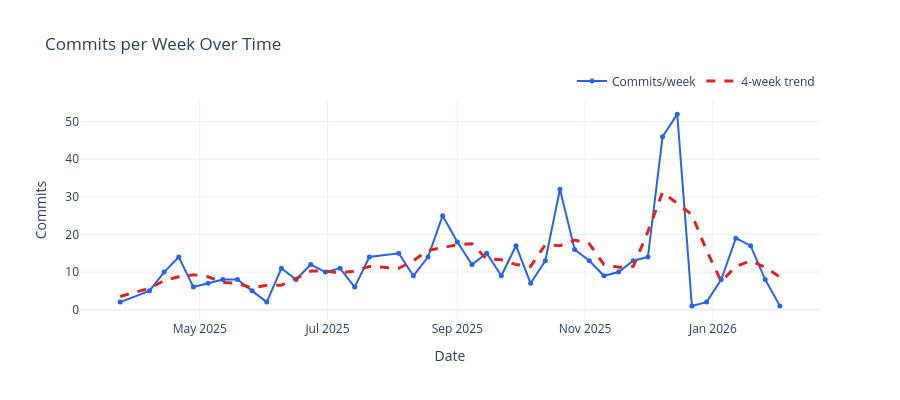

Source (notebook cell):
### Markdown cell above
---
## Section 6: Bottom-Up Analysis — Weekly Development Velocity

### Code cell
# Line chart: commits per week with trend line
fig = go.Figure()

fig.add_trace(go.Scatter(
    x=weekly['week_start'], y=weekly['commits'],
    mode='lines+markers',
    name='Commits/week',
    line=dict(color=COLORS['primary'], width=2),
    marker=dict(size=5),
))

# Trend line (rolling average)
weekly['commits_trend'] = weekly['commits'].rolling(4, center=True, min_periods=1).mean()
fig.add_trace(go.Scatter(
    x=weekly['week_start'], y=weekly['commits_trend'],
    mode='lines',
    name='4-week trend',
    line=dict(color=COLORS['danger'], width=3, dash='dash'),
))

fig.update_layout(
    title='Commits per Week Over Time',
    xaxis_title='Date', yaxis_title='Commits',
    height=400,
    legend=dict(orientation='h', yanchor='bottom', y=1.02, xanchor='right', x=1),
)
fig.show()

### Figure 1 — Plotly figure (JSON) as saved in the notebook; plotly's stock layout.template omitted (floating-point values rounded to 4 significant figures)
{"data": [{"line": {"color": "#2563EB", "width": 2}, "marker": {"size": 5}, "mode": "lines+markers", "name": "Commits/week", "type": "scatter", "x": ["2025-03-24T00:00:00", "2025-04-07T00:00:00", "2025-04-14T00:00:00", "2025-04-21T00:00:00", "2025-04-28T00:00:00", "2025-05-05T00:00:00", "2025-05-12T00:00:00", "2025-05-19T00:00:00", "2025-05-26T00:00:00", "2025-06-02T00:00:00", "2025-06-09T00:00:00", "2025-06-16T00:00:00", "2025-06-23T00:00:00", "2025-06-30T00:00:00", "2025-07-07T00:00:00", "2025-07-14T00:00:00", "2025-07-21T00:00:00", "2025-08-04T00:00:00", "2025-08-11T00:00:00", "2025-08-18T00:00:00", "2025-08-25T00:00:00", "2025-09-01T00:00:00", "2025-09-08T00:00:00", "2025-09-15T00:00:00", "2025-09-22T00:00:00", "2025-09-29T00:00:00", "2025-10-06T00:00:00", "2025-10-13T00:00:00", "2025-10-20T00:00:00", "2025-10-27T00:00:00", "2025-11-03T00:00:00", "2025-11-10T00:00:00", "2025-11-17T00:00:00", "2025-11-24T00:00:00", "2025-12-01T00:00:00", "2025-12-08T00:00:00", "2025-12-15T00:00:00", "2025-12-22T00:00:00", "2025-12-29T00:00:00", "2026-01-05T00:00:00", "2026-01-12T00:00:00", "2026-01-19T00:00:00", "2026-01-26T00:00:00", "2026-02-02T00:00:00"], "y": [2, 5, 10, 14, 6, 7, 8, 8, 5, 2, 11, 8, 12, 10, 11, 6, 14, 15, 9, 14, 25, 18, 12, 15, 9, 17, 7, 13, 32, 16, 13, 9, 10, 13, 14, 46, 52, 1, 2, 8, 19, 17, 8, 1]}, {"line": {"color": "#DC2626", "dash": "dash", "width": 3}, "mode": "lines", "name": "4-week trend", "type": "scatter", "x": ["2025-03-24T00:00:00", "2025-04-07T00:00:00", "2025-04-14T00:00:00", "2025-04-21T00:00:00", "2025-04-28T00:00:00", "2025-05-05T00:00:00", "2025-05-12T00:00:00", "2025-05-19T00:00:00", "2025-05-26T00:00:00", "2025-06-02T00:00:00", "2025-06-09T00:00:00", "2025-06-16T00:00:00", "2025-06-23T00:00:00", "2025-06-30T00:00:00", "2025-07-07T00:00:00", "2025-07-14T00:00:00", "2025-07-21T00:00:00", "2025-08-04T00:00:00", "2025-08-11T00:00:00", "2025-08-18T00:00:00", "2025-08-25T00:00:00", "2025-09-01T00:00:00", "2025-09-08T00:00:00", "2025-09-15T00:00:00", "2025-09-22T00:00:00", "2025-09-29T00:00:00", "2025-10-06T00:00:00", "2025-10-13T00:00:00", "2025-10-20T00:00:00", "2025-10-27T00:00:00", "2025-11-03T00:00:00", "2025-11-10T00:00:00", "2025-11-17T00:00:00", "2025-11-24T00:00:00", "2025-12-01T00:00:00", "2025-12-08T00:00:00", "2025-12-15T00:00:00", "2025-12-22T00:00:00", "2025-12-29T00:00:00", "2026-01-05T00:00:00", "2026-01-12T00:00:00", "2026-01-19T00:00:00", "2026-01-26T00:00:00", "2026-02-02T00:00:00"], "y": [3.5, 5.667, 7.75, 8.75, 9.25, 8.75, 7.25, 7.0, 5.75, 6.5, 6.5, 8.25, 10.25, 10.25, 9.75, 10.25, 11.5, 11.0, 13.0, 15.75, 16.5, 17.25, 17.5, 13.5, 13.25, 12.0, 11.5, 17.25, 17.0, 18.5, 17.5, 12.0, 11.25, 11.5, 20.75, 31.25, 28.25, 25.25, 15.75, 7.5, 11.5, 13.0, 11.25, 8.667]}], "layout": {"height": 400, "legend": {"orientation": "h", "x": 1, "xanchor": "right", "y": 1.02, "yanchor": "bottom"}, "title": {"text": "Commits per Week Over Time"}, "xaxis": {"title": {"text": "Date"}}, "yaxis": {"title": {"text": "Commits"}}}}
